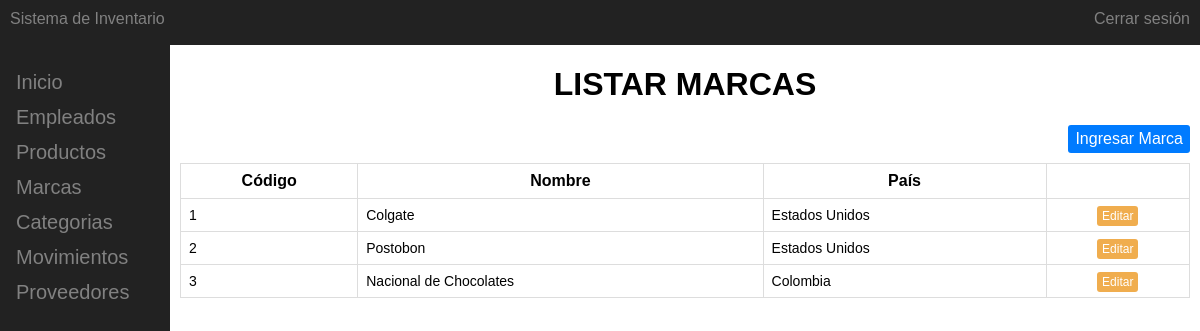
/index.php?view=controller/marcas.php (signed in), run on the app's committed database.
### tables this page shows
CREATE TABLE `marcas` (
  `id_marca` int(11) NOT NULL,
  `nombre_marca` varchar(25) NOT NULL COMMENT 'Nombre de la marca',
  `pais_marca` varchar(25) DEFAULT NULL COMMENT 'Pais de la marca'
);

### index.php (called while the page is built)
<?php
require_once 'controller/inicio.php';
?>

### model/conexion.php (called while the page is built)
<?php
class Conexion
{
    public static function Conectar()
    {
        try
        {
            $conexion = new PDO('mysql:host=localhost;dbname=inventario','root','');
            $conexion->setAttribute(PDO::ATTR_ERRMODE, PDO::ERRMODE_EXCEPTION);
            $conexion->exec("SET CHARACTER SET UTF8");
        }
        catch(Exception $e)
        {
            die("Error" . $e->getMessage());
            echo "Linea del error" . $e->getLine();
        }
        return $conexion;
    }
}
?>

### model/marca.php (called while the page is built, shortened)
<?php
require_once 'model/conexion.php';
class Marca
{
	private $conexion;
	public function Marca()
	{
		$this->conexion = Conexion::Conectar();
	}
	public function consultarMarcas()
	{
		$consulta=$this->conexion->prepare("SELECT * FROM marcas ");
		$consulta->execute();
		return $consulta;
	}
}
?>

### controller/marcas.php (the view, shortened to what this page needs)
<?php
require_once "model/marca.php";
$marca = new Marca();
$resultado = $marca->consultarMarcas();
?>
<h1 align="center"> LISTAR MARCAS</h1>
<a href="index.php?view=controller/agregar_marcas.php" class="add-btn"> Ingresar Marca</a>
<table class="table">
  <tr>
    <th>C&oacute;digo</th>
    <th>Nombre</th>
    <th>Pa&iacute;s</th>
    <th></th>
  </tr>
  <?php
    foreach ($resultado as $registro) {
	?>
	<tr>
    <td><?php echo $registro['id_marca']; ?> </td>
    <td><?php echo $registro['nombre_marca']; ?></td>
    <td><?php echo $registro['pais_marca']; ?></td>
    <td align="center"><a href="index.php?view=controller/editar_marcas.php&id=<?php echo $registro['id_marca']?>"class="edit-btn">Editar</a></td>
  </tr>
  <?php  }  ?>
</table>

### css/estilos.css (style rules this page uses)
body { font-family: Arial, Helvetica, sans-serif; margin:0px; }
.edit-btn { color:#fff; background-color: #f0ad4e; border-color: #eea236; font-size: 12px; border-radius: 3px; padding:3px 5px; text-decoration: none; }
.add-btn { color:#fff; background-color: #007bff; border-color: #007bff; font-size: 16px; border-radius: 3px; padding:5px 7px; float: right; text-decoration: none; margin-bottom: 10px; }
.table { width: 100%; border: 1px solid #ddd; border-collapse: collapse; }
.table td { border: 1px solid #ddd; padding:8px; font-size: 14px; }
.table th { font-weight: bold; border: 1px solid #ddd; padding:8px; }

### data on the page
marcas: id_marca "1", nombre_marca "Colgate", pais_marca "Estados Unidos"
marcas: id_marca "2", nombre_marca "Postobon", pais_marca "Estados Unidos"
marcas: id_marca "3", nombre_marca "Nacional de Chocolates", pais_marca "Colombia"
